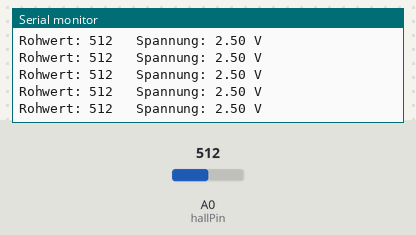
Bench run of a sketch on a simulated Arduino Uno, built with avr-gcc and run on an emulated ATmega328P. Parts: the last lines printed to the serial monitor. The test bench sets the inputs (shaded band); at power-on: A0 (hallPin) = 512.

Above: at 1.2 s.
1.3 s: A0 (hallPin) set to 716
At 1.56 s:
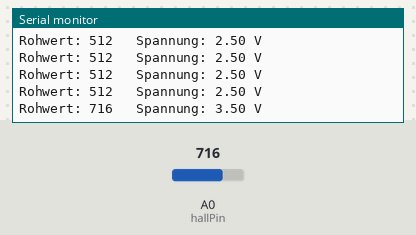
2.8 s: A0 (hallPin) set to 900
At 2.97 s:
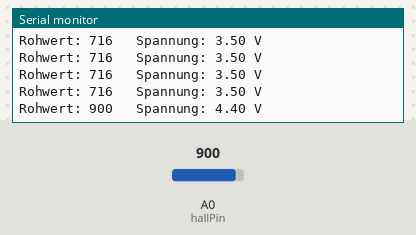
Timing chart, 0 to 5.8 s (numbered marks = the images above; inputs shaded):
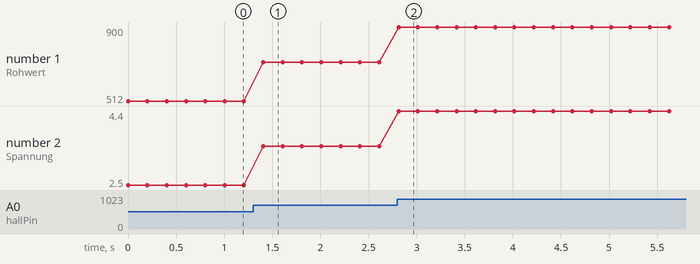

The sketch:

getVoltage.ino
```cpp
const int hallPin = A0;

void setup() {
  Serial.begin(9600);
}

void loop() {
  int rawValue = analogRead(hallPin);
  float voltage = rawValue * (5.0 / 1023.0);

  Serial.print("Rohwert: ");
  Serial.print(rawValue);
  Serial.print("   Spannung: ");
  Serial.print(voltage);
  Serial.println(" V");

  delay(200);
}
```

blink.cpp
```cpp
#include <avr/io.h>
#include <util/delay.h>

using namespace std;

int main ()
{
	DDRB |= (1<<PB5);

	while (1)
	{
		PORTB = 0xa0;
		_delay_ms (1000);

		PORTB = 0x00;
		_delay_ms (1000);
	}
}
/*#include <arduino>
int ledPin = 13;                 // LED connected to digital pin 13

void setup()
{
  pinMode(ledPin, OUTPUT);      // sets the digital pin as output
}

void loop()
{
  digitalWrite(ledPin, HIGH);   // sets the LED on
  delay(1000);                  // waits for a second
  digitalWrite(ledPin, LOW);    // sets the LED off
  delay(1000);                  // waits for a second
}
*/
```

uart.cpp
```cpp
void another_test_func ()
{}
```

Measured:
- after the input at 1.3 s, the serial monitor: prints a new line after 0.11 s (image 1)
- after the input at 2.8 s, the serial monitor: prints a new line at once (image 2)
- plotted number 1: 512 → 716 after the input at 1.3 s, 716 → 900 after the input at 2.8 s
- plotted number 2: 2.5 → 3.5 after the input at 1.3 s, 3.5 → 4.4 after the input at 2.8 s
